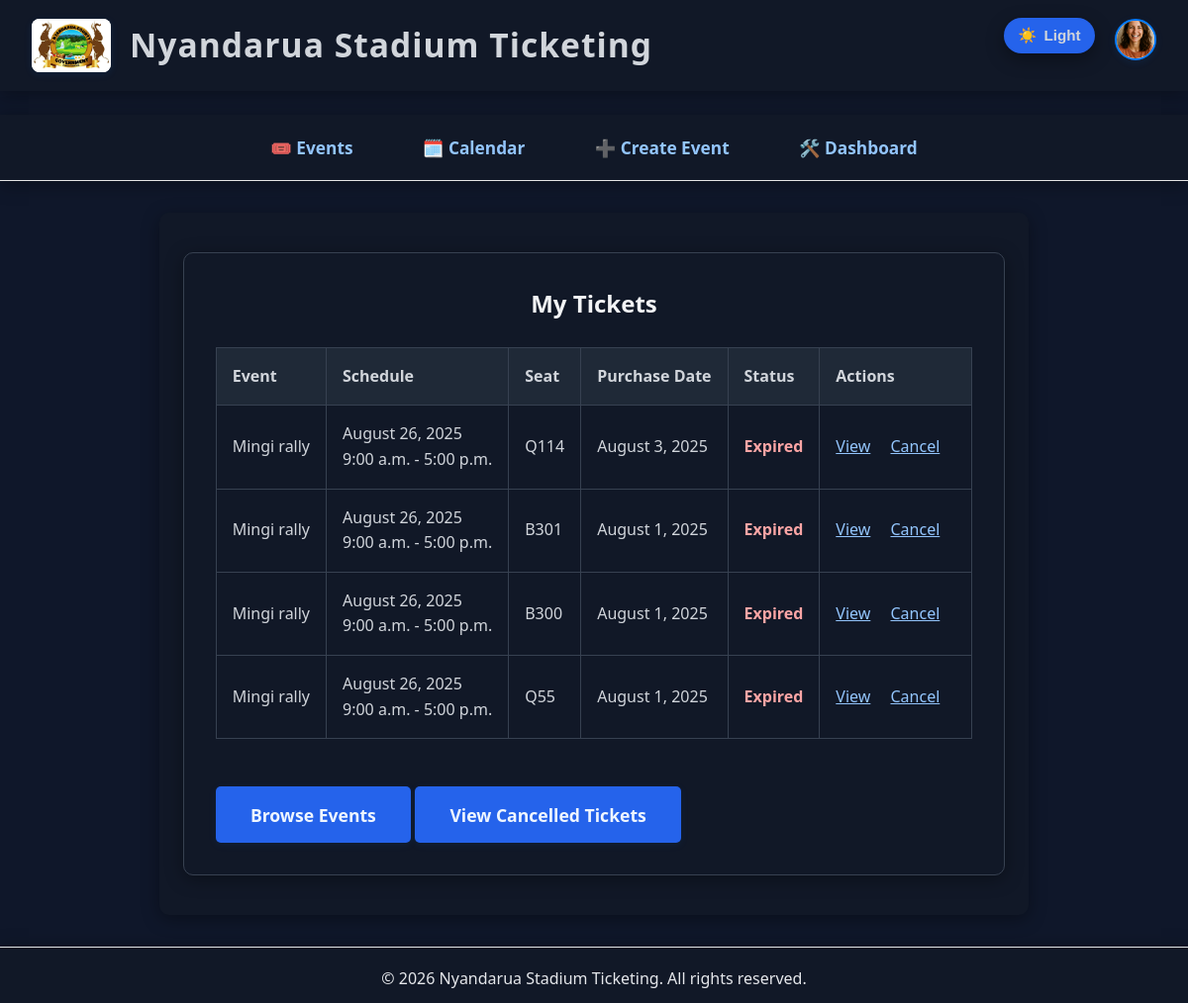
Screenshot of /tickets/ (signed in) with the database file from the repository.
### users/models.py (models this page shows, shortened)
class Profile(models.Model):
    user = models.OneToOneField(User, on_delete=models.CASCADE, related_name='profile')
    photo = models.ImageField(upload_to='profile_photos/', blank=True, null=True)

### tickets/models.py (models this page shows, shortened)
class Ticket(models.Model):
    STATUS_CHOICES = [
        ('Active', 'Active'),
        ('Cancelled', 'Cancelled'),
        ('Used', 'Used'),
    ]
    user = models.ForeignKey(User, on_delete=models.CASCADE, related_name='tickets')
    event = models.ForeignKey(Event, on_delete=models.CASCADE, related_name='tickets')
    tickettype = models.ForeignKey('TicketType', on_delete=models.CASCADE, related_name='tickets', null=True, blank=True)
    seat = models.CharField(max_length=50)
    purchase_date = models.DateTimeField(auto_now_add=True)
    status = models.CharField(max_length=10, choices=STATUS_CHOICES, default='Active')
    qr_code_url = models.URLField(blank=True, null=True)  # Optional: for QR code image
    qr_code_image = models.ImageField(upload_to='ticket_qrcodes/', blank=True, null=True)

### events/models.py (models this page shows, shortened)
class Event(models.Model):
    EVENT_TYPE_CHOICES = [
        ('sports', 'Sports Events'),
        ('entertainment', 'Entertainment Events'),
        ('civic', 'Civic and Political Events'),
        ('educational', 'Educational and Institutional Events'),
        ('corporate', 'Corporate and Business Events'),
        ('religious', 'Religious and Spiritual Events'),
        ('recreational', 'Recreational and Community Events'),
        ('esports', 'E-sports and Virtual Events'),
    ]
    SPORTS_TYPE_CHOICES = [
        ('football', 'Football'),
        ('basketball', 'Basketball'),
        ('athletics', 'Athletics'),
        ('rugby', 'Rugby'),
        ('tennis', 'Tennis'),
    ]
    LEAGUE_CHOICES = [
        ('premier_league', 'Premier League'),
        ('national_league', 'National League'),
        ('champions_league', 'Champions League'),
    ]
    LOCATION_CHOICES = [
        ('ol_kalou', 'Ol Kalou Stadium'),
        ('kararani', 'Kararani Stadium (Ndunyu Njeru)'),
    ]
    name = models.CharField(max_length=200)
    date = models.DateTimeField()
    start_time = models.TimeField(default=time(9, 0))
    end_time = models.TimeField(default=time(17, 0))
    location = models.CharField(max_length=32, choices=LOCATION_CHOICES, default='ol_kalou')
    description = models.TextField(blank=True)
    thumbnail = models.ImageField(upload_to='event_thumbnails/', blank=True, null=True)
    event_type = models.CharField(max_length=32, choices=EVENT_TYPE_CHOICES, default='sports')
    sport_type = models.CharField(max_length=32, choices=SPORTS_TYPE_CHOICES, blank=True, null=True)
    league = models.CharField(max_length=32, choices=LEAGUE_CHOICES, blank=True, null=True)
    @property
    def end_datetime(self):
        end_dt = datetime.combine(self.date.date(), self.end_time)
        if timezone.is_naive(end_dt):
            end_dt = timezone.make_aware(end_dt, timezone.get_current_timezone())
        return end_dt
    @property
    def is_over(self):
        return timezone.now() > self.end_datetime

### tickets/views.py (the view)
# urls.py: path('', views.ticket_list, name='ticket_list'),
@login_required
def ticket_list(request):
    tickets = Ticket.objects.filter(user=request.user).exclude(status='Cancelled').select_related('event').order_by('-purchase_date')
    return render(request, 'tickets/ticket_list.html', {'tickets': tickets, 'now': timezone.now()})

### tickets/templates/tickets/ticket_list.html (shortened to what this page needs)
{% extends "base.html" %}
{% load static %}
{% block content %}
<div class="tickets-section">
    <h2>My Tickets</h2>
    {% if tickets %}
    <table class="ticket-table">
        <thead>
            <tr>
                <th>Event</th>
                <th>Schedule</th>
                <th>Seat</th>
                <th>Purchase Date</th>
                <th>Status</th>
                <th>Actions</th>
            </tr>
        </thead>
        <tbody>
            {% for ticket in tickets %}
                {% if ticket.status != 'Cancelled' %}
                <tr>
                    <td>{{ ticket.event.name }}</td>
                    <td>{{ ticket.event.date|date:"F j, Y" }}<br>{{ ticket.event.start_time|time:"g:i a" }} - {{ ticket.event.end_time|time:"g:i a" }}</td>
                    <td>{{ ticket.seat }}</td>
                    <td>{{ ticket.purchase_date|date:"F j, Y" }}</td>
                    <td>
                        {% if ticket.event.is_over %}
                            <span class="ticket-status-expired">Expired</span>
                        {% else %}
                            <span class="ticket-status-valid">Valid</span>
                        {% endif %}
                    </td>
                    <td class="ticket-actions">
                        <a href="{% url 'ticket_detail' ticket.pk %}">View</a>
                        <a href="{% url 'ticket_cancel' ticket.pk %}" class="cancel">Cancel</a>
                    </td>
                </tr>
                {% endif %}
            {% endfor %}
        </tbody>
    </table>
    {% else %}
        <p>You have not purchased any tickets yet.</p>
    {% endif %}
    <a href="{% url 'event_list' %}" class="cta">Browse Events</a>
    <a href="{% url 'cancelled_tickets' %}" class="cta cancelled-link">View Cancelled Tickets</a>
</div>
{% endblock %}

### events/templates/base.html (shortened to what this page needs)
{% load static %}
<!DOCTYPE html>
<html lang="en">
<head>
    <link rel="stylesheet" href="{% static 'css/styles.css' %}">
</head>
<body{% if user.is_authenticated %} class="has-profile"{% endif %}>
    <button id="themeToggle" class="theme-toggle" type="button" aria-label="Toggle dark mode" title="Toggle theme">
        <span id="themeToggleIcon" aria-hidden="true">🌙</span>
        <span id="themeToggleText">Dark</span>
    </button>
    {% block header %}
        <header>
            <div class="logo-title">
                <img src="{% static 'images/nyandarua-logo.png' %}" alt="Logo">
                <span class="app-name">Nyandarua Stadium Ticketing</span>
            </div>
            {% if user.is_authenticated %}
            <div class="nav-profile-dropdown">
                <div class="profile-pic-wrapper">
                    {% if user.profile.photo %}
                        <img src="{{ user.profile.photo.url }}" alt="Profile" class="nav-profile-pic">
                    {% else %}
                        <img src="{% static 'images/default-profile.svg' %}" alt="Profile" class="nav-profile-pic">
                    {% endif %}
                </div>
            </div>
            {% endif %}
        </header>
    {% endblock %}
         {% block navbar %}
     <nav id="mainNav">
         <a href="{% url 'event_list' %}">🎟️ Events</a>
         <a href="{% url 'event_calendar' %}">🗓️ Calendar</a>
         {% if user.is_superuser %}
             <a href="{% url 'event_create' %}">➕ Create Event</a>
             <a href="{% url 'admin_dashboard' %}">🛠️ Dashboard</a>
         {% else %}
             <a href="{% url 'user_dashboard' %}">👤 User Dashboard</a>
         {% endif %}
     </nav>
     {% endblock %}
    <div class="container">
        {% block content %}{% endblock %}
    </div>
    {% if user.is_authenticated %}
    <footer>
        &copy; {% now "Y" %} Nyandarua Stadium Ticketing. All rights reserved.
    </footer>
    {% endif %}
</body>
</html>

### static/css/styles.css (style rules this page uses)
body, h1, h2, h3, h4, h5, h6, p, ul, ol, li, a { margin: 0; padding: 0; box-sizing: border-box; }
body { font-family: 'Segoe UI', Arial, sans-serif; background: #f7f9fb; color: #222; line-height: 1.6; }
header { background: linear-gradient(90deg, #0052cc 0%, #007bff 100%); color: #fff; padding: 2rem 0 1rem 0; text-align: center; box-shadow: 0 2px 8px rgba(0,0,0,0.04); }
nav { background: #fff; border-bottom: 1px solid #e5e5e5; padding: 0.75rem 0; text-align: center; }
nav a { color: #0052cc; margin: 0 1.2rem; text-decoration: none; font-weight: 500; transition: color 0.2s; font-size: 1.05rem; }
.container { max-width: 950px; margin: 2.5rem auto; background: #fff; padding: 2.5rem 2rem; border-radius: 10px; box-shadow: 0 4px 24px rgba(0,0,0,0.07); }
.cta { display: inline-block; background: #007bff; color: #fff; padding: 0.9rem 2.2rem; border-radius: 5px; text-decoration: none; font-size: 1.1rem; font-weight: 600; margin-top: 1rem; box-shadow: 0 2px 8px rgba(0,123,255,0.08); transition: background 0.2s; }
footer { text-align: center; color: #888; padding: 1.5rem 0 1rem 0; margin-top: 2.5rem; font-size: 0.98rem; background: #f4f8fb; border-top: 1px solid #e5e5e5; }
html[data-theme='dark'] { color-scheme: dark; }
html[data-theme='dark'] body { background: #0f172a !important; color: #e5e7eb !important; }
html[data-theme='dark'] .container, html[data-theme='dark'] [class$='-section'], html[data-theme='dark'] [class*='-section '], html[data-theme='dark'] .auth-card, html[data-theme='dark'] .dashboard-link, html[data-theme='dark'] .dropdown-content, html[data-theme='dark'] .ticket-card, html[data-theme='dark'] .event-card { background: #111827 !important; color: #e5e7eb !important; box-shadow: 0 4px 18px rgba(0, 0, 0, 0.35) !important; }
html[data-theme='dark'] h1, html[data-theme='dark'] h2, html[data-theme='dark'] h3, html[data-theme='dark'] h4, html[data-theme='dark'] h5, html[data-theme='dark'] h6 { color: #f3f4f6 !important; }
html[data-theme='dark'] p, html[data-theme='dark'] span, html[data-theme='dark'] li, html[data-theme='dark'] label, html[data-theme='dark'] td, html[data-theme='dark'] th, html[data-theme='dark'] small { color: #d1d5db !important; }
html[data-theme='dark'] a { color: #93c5fd !important; }
html[data-theme='dark'] button, html[data-theme='dark'] .cta, html[data-theme='dark'] [type='submit'] { background: #2563eb !important; color: #eff6ff !important; border-color: transparent !important; }
html[data-theme='dark'] table, html[data-theme='dark'] th, html[data-theme='dark'] td { border-color: #374151 !important; }
html[data-theme='dark'] .ticket-status-expired, html[data-theme='dark'] .ticket-status-cancelled { color: #fca5a5 !important; }

### tickets/templates/tickets/ticket_list.html (style rules this page uses)
.tickets-section { max-width: 900px; margin: 2.5rem auto; background: #fff; padding: 2rem; border-radius: 10px; box-shadow: 0 2px 12px rgba(0,0,0,0.07); }
.tickets-section h2 { color: #0052cc; margin-bottom: 1.5rem; text-align: center; }
.ticket-table { width: 100%; border-collapse: collapse; margin-bottom: 2rem; }
.ticket-table th, .ticket-table td { border: 1px solid #e5e5e5; padding: 1rem; text-align: left; }
.ticket-table th { background: #f4f8fb; color: #0052cc; }
.ticket-status-expired { color: #dc3545; font-weight: bold; }
.ticket-actions a { color: #007bff; text-decoration: underline; margin-right: 1rem; }
.ticket-actions a.cancel { color: #dc3545; }
.cta.cancelled-link { background: #888; }
html[data-theme='dark'] .tickets-section { background: #111827; color: #e5e7eb; border: 1px solid #374151; box-shadow: none; }
html[data-theme='dark'] .tickets-section h2 { color: #f3f4f6; }
html[data-theme='dark'] .ticket-table th, html[data-theme='dark'] .ticket-table td { background: #111827; color: #e5e7eb; border-color: #374151; }
html[data-theme='dark'] .ticket-table th { background: #1f2937; color: #dbeafe; }
html[data-theme='dark'] .ticket-status-expired { color: #fca5a5; }
html[data-theme='dark'] .ticket-actions a { color: #93c5fd; }
html[data-theme='dark'] .ticket-actions a.cancel { color: #fca5a5; }
html[data-theme='dark'] .cta { background: #2563eb; color: #eff6ff; }
html[data-theme='dark'] .cta.cancelled-link { background: #4b5563; }

### rows the page displays
Ticket: event.name "Mingi rally", event "August 26, 2025", event.start_time "9:00 a.m.", event.end_time "5:00 p.m.", seat "Q114", purchase_date "August 3, 2025", shows "Expired"
Ticket: event.name "Mingi rally", event "August 26, 2025", event.start_time "9:00 a.m.", event.end_time "5:00 p.m.", seat "B301", purchase_date "August 1, 2025", shows "Expired"
Ticket: event.name "Mingi rally", event "August 26, 2025", event.start_time "9:00 a.m.", event.end_time "5:00 p.m.", seat "B300", purchase_date "August 1, 2025", shows "Expired"
Ticket: event.name "Mingi rally", event "August 26, 2025", event.start_time "9:00 a.m.", event.end_time "5:00 p.m.", seat "Q55", purchase_date "August 1, 2025", shows "Expired"
